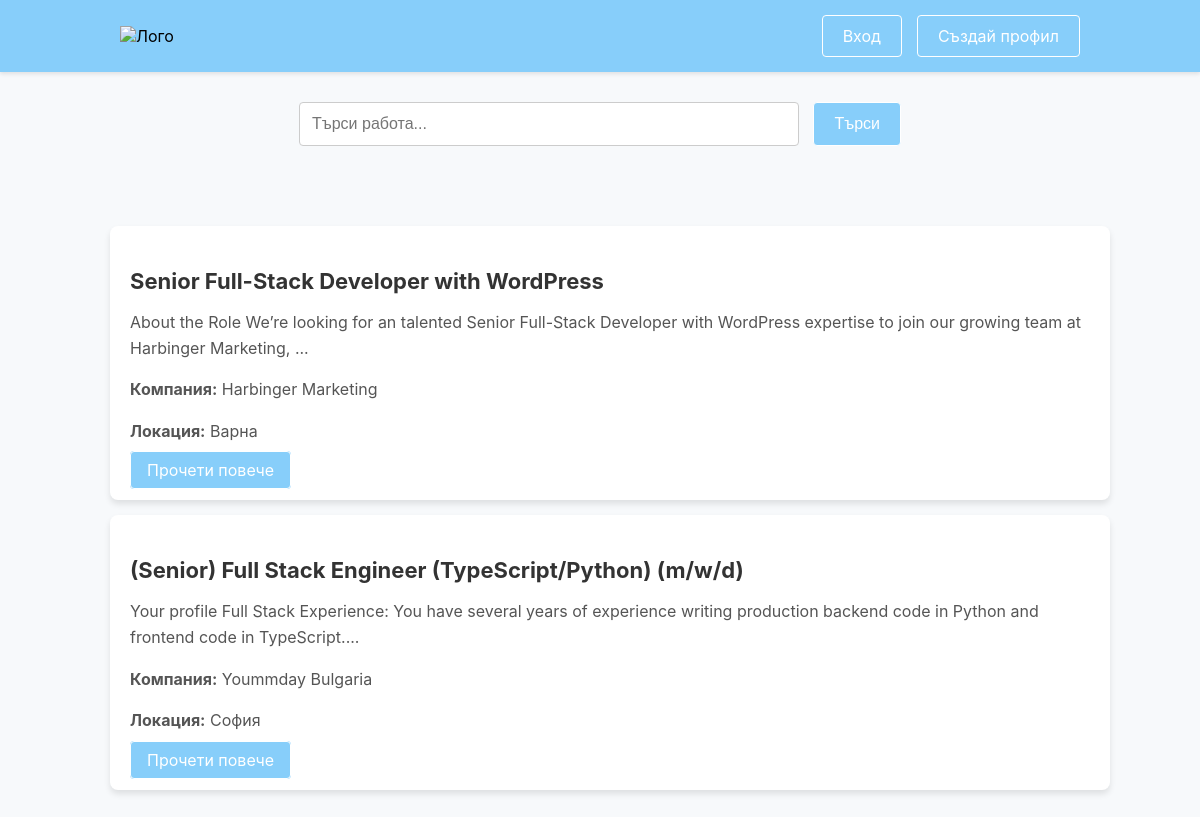
/fullstack.php, run on the app's committed database.
### tables this page shows
CREATE TABLE `jobs` (
  `job_id` int(11) NOT NULL,
  `title` varchar(255) NOT NULL,
  `description` text DEFAULT NULL,
  `salary` decimal(10,2) DEFAULT NULL,
  `location` varchar(255) DEFAULT NULL,
  `company` varchar(255) DEFAULT NULL,
  `created_at` timestamp NOT NULL DEFAULT current_timestamp(),
  `category` enum('Frontend','Backend','Fullstack','Mobile') NOT NULL
);

### fullstack.php (the view, shortened to what this page needs)
<?php
include 'db_connection.php';
$search_term = '';
if (isset($_POST['search'])) {
    $search_term = $conn->real_escape_string($_POST['search_term']);
    $query = "SELECT * FROM jobs WHERE category = 'Fullstack' AND (title LIKE '%$search_term%' OR description LIKE '%$search_term%')";
} else {
    $query = "SELECT * FROM jobs WHERE category = 'Fullstack'";
}
$result = $conn->query($query);
?>
<!DOCTYPE html>
<html lang="bg">
<head>
    <link rel="stylesheet" href="styles.css">
</head>
<body>
    <div class="navbar">
        <div class="logo">
            <a href="index.php"><img src="logo/rabota.bg.png" alt="Лого" class="logo-img" /></a>
        </div>
        <div class="nav-links">
            <a href="login.php" class="button">Вход</a>
            <a href="register.php" class="button">Създай профил</a>
        </div>
    </div>
    <div class="search">
        <form method="POST" action="">
            <input type="text" name="search_term" placeholder="Търси работа..." value="<?php echo htmlspecialchars($search_term); ?>">
            <button type="submit" name="search" class="button">Търси</button>
        </form>
    </div>
    <div class="job-list">
        <?php
        if ($result && $result->num_rows > 0) {
            while ($row = $result->fetch_assoc()) {
                ?>
                <div class="job">
                    <h3><?php echo htmlspecialchars($row['title']); ?></h3>
                    <p><?php echo substr(htmlspecialchars($row['description']), 0, 150); ?>...</p>
                    <p><strong>Компания:</strong> <?php echo htmlspecialchars($row['company']); ?></p>
                    <p><strong>Локация:</strong> <?php echo htmlspecialchars($row['location']); ?></p>
                    <a href="view_jobs.php?id=<?php echo $row['job_id']; ?>" class="button">Прочети повече</a>
                </div>
                <?php
            }
        } else {
            echo "<p>Няма публикувани обяви за работа в категория Fullstack.</p>";
        }
        ?>
    </div>
</body>
</html>

### styles.css (style rules this page uses)
body { font-family: 'Inter', sans-serif; margin: 0; padding: 0; background-color: #f7f9fb; }
a { text-decoration: none; color: inherit; }
.navbar { background-color: #87CEFA; display: flex; justify-content: space-between; align-items: center; padding: 15px 10%; box-shadow: 0 2px 4px rgba(0, 0, 0, 0.1); }
.logo-img { width: 150px; height: auto; }
.nav-links { display: flex; justify-content: flex-end; align-items: center; }
.nav-links .button { color: #fff; font-size: 16px; padding: 10px 20px; margin-left: 15px; background-color: #87CEFA; border: 1px solid #fff; border-radius: 4px; cursor: pointer; transition: background-color 0.3s, transform 0.2s; }
.search { display: flex; justify-content: center; align-items: center; padding: 30px 0; }
.search input { padding: 12px 40px 12px 12px; width: 500px !important; border-radius: 4px; border: 1px solid #ccc; font-size: 16px; transition: border-color 0.3s; position: relative; }
.search .button { padding: 12px 20px; background-color: #87CEFA; color: white; border: 1px solid #fff; border-radius: 4px; font-size: 16px; cursor: pointer; transition: background-color 0.3s, transform 0.2s; margin-left: 10px; }
.job-list { max-width: 1000px; margin: 0 auto; padding: 20px 10px 20px 30px; }
input, textarea, select { width: 100%; padding: 12px; margin-bottom: 15px; border: 1px solid #ddd; border-radius: 5px; font-size: 16px; transition: border-color 0.3s; box-sizing: border-box; }
button { width: 100%; padding: 12px; background-color: #87CEFA; color: white; border: 1px solid #fff; border-radius: 5px; font-size: 16px; cursor: pointer; transition: background-color 0.3s, transform 0.2s; }
.job { background-color: #fff; padding: 20px; margin: 15px 0; border-radius: 8px; box-shadow: 0 4px 6px rgba(0, 0, 0, 0.1); transition: box-shadow 0.3s; }
.job h3 { font-size: 22px; color: #333; margin-bottom: 10px; }
.job p { font-size: 16px; color: #555; line-height: 1.6; }
.button, .apply-button { background-color: #87CEFA; color: white; padding: 8px 16px; border: 1px solid #fff; border-radius: 4px; font-size: 16px; cursor: pointer; transition: background-color 0.3s, transform 0.2s; max-width: 200px; width: auto; text-align: center; }

### data on the page
jobs: title "Senior Full-Stack Developer with WordPress", description "About the Role We’re looking for an talented Senior Full-Stack Developer with WordPress expertise to join our growing team at Harbinger Marketing,", company "Harbinger Marketing", location "Варна"
jobs: title "(Senior) Full Stack Engineer (TypeScript/Python) (m/w/d)", description "Your profile Full Stack Experience: You have several years of experience writing production backend code in Python and frontend code in TypeScript.", company "Yoummday Bulgaria", location "София"
